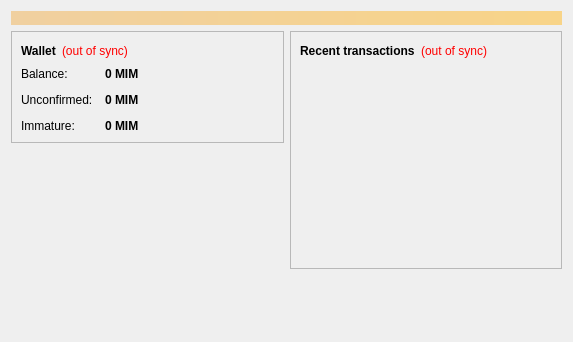
<?xml version="1.0" encoding="UTF-8"?>
<ui version="4.0">
 <class>OverviewPage</class>
 <widget class="QWidget" name="OverviewPage">
  <property name="geometry">
   <rect>
    <x>0</x>
    <y>0</y>
    <width>573</width>
    <height>342</height>
   </rect>
  </property>
  <property name="windowTitle">
   <string>Form</string>
  </property>
  <layout class="QVBoxLayout" name="topLayout">
   <item>
    <widget class="QLabel" name="labelAlerts">
     <property name="visible">
      <bool>false</bool>
     </property>
     <property name="styleSheet">
      <string notr="true">background-color: qlineargradient(x1: 0, y1: 0, x2: 1, y2: 0, stop:0 #F0D0A0, stop:1 #F8D488); color:#000000;</string>
     </property>
     <property name="wordWrap">
      <bool>true</bool>
     </property>
     <property name="margin">
      <number>3</number>
     </property>
    </widget>
   </item>
   <item>
    <layout class="QHBoxLayout" name="horizontalLayout" stretch="1,1">
     <item>
      <layout class="QVBoxLayout" name="verticalLayout_2">
       <item>
        <widget class="QFrame" name="frame">
         <property name="frameShape">
          <enum>QFrame::StyledPanel</enum>
         </property>
         <property name="frameShadow">
          <enum>QFrame::Raised</enum>
         </property>
         <layout class="QVBoxLayout" name="verticalLayout_4">
          <item>
           <layout class="QHBoxLayout" name="horizontalLayout_4">
            <item>
             <widget class="QLabel" name="label_5">
              <property name="font">
               <font>
                <weight>75</weight>
                <bold>true</bold>
               </font>
              </property>
              <property name="text">
               <string>Wallet</string>
              </property>
             </widget>
            </item>
            <item>
             <widget class="QLabel" name="labelWalletStatus">
              <property name="toolTip">
               <string>The displayed information may be out of date. Your wallet automatically synchronizes with the MagicInternetMoney network after a connection is established, but this process has not completed yet.</string>
              </property>
              <property name="styleSheet">
               <string notr="true">QLabel { color: red; }</string>
              </property>
              <property name="text">
               <string notr="true">(out of sync)</string>
              </property>
              <property name="alignment">
               <set>Qt::AlignLeading|Qt::AlignLeft|Qt::AlignVCenter</set>
              </property>
             </widget>
            </item>
            <item>
             <spacer name="horizontalSpacer_2">
              <property name="orientation">
               <enum>Qt::Horizontal</enum>
              </property>
              <property name="sizeHint" stdset="0">
               <size>
                <width>40</width>
                <height>20</height>
               </size>
              </property>
             </spacer>
            </item>
           </layout>
          </item>
          <item>
           <layout class="QFormLayout" name="formLayout_2">
            <property name="fieldGrowthPolicy">
             <enum>QFormLayout::AllNonFixedFieldsGrow</enum>
            </property>
            <property name="horizontalSpacing">
             <number>12</number>
            </property>
            <property name="verticalSpacing">
             <number>12</number>
            </property>
            <item row="0" column="0">
             <widget class="QLabel" name="label">
              <property name="text">
               <string>Balance:</string>
              </property>
             </widget>
            </item>
            <item row="0" column="1">
             <widget class="QLabel" name="labelBalance">
              <property name="font">
               <font>
                <weight>75</weight>
                <bold>true</bold>
               </font>
              </property>
              <property name="cursor">
               <cursorShape>IBeamCursor</cursorShape>
              </property>
              <property name="toolTip">
               <string>Your current balance</string>
              </property>
              <property name="text">
               <string notr="true">0 MIM</string>
              </property>
              <property name="textInteractionFlags">
               <set>Qt::LinksAccessibleByMouse|Qt::TextSelectableByKeyboard|Qt::TextSelectableByMouse</set>
              </property>
             </widget>
            </item>
            <item row="1" column="0">
             <widget class="QLabel" name="label_3">
              <property name="text">
               <string>Unconfirmed:</string>
              </property>
             </widget>
            </item>
            <item row="1" column="1">
             <widget class="QLabel" name="labelUnconfirmed">
              <property name="font">
               <font>
                <weight>75</weight>
                <bold>true</bold>
               </font>
              </property>
              <property name="cursor">
               <cursorShape>IBeamCursor</cursorShape>
              </property>
              <property name="toolTip">
               <string>Total of transactions that have yet to be confirmed, and do not yet count toward the current balance</string>
              </property>
              <property name="text">
               <string notr="true">0 MIM</string>
              </property>
              <property name="textInteractionFlags">
               <set>Qt::LinksAccessibleByMouse|Qt::TextSelectableByKeyboard|Qt::TextSelectableByMouse</set>
              </property>
             </widget>
            </item>
            <item row="2" column="0">
             <widget class="QLabel" name="labelImmatureText">
              <property name="text">
               <string>Immature:</string>
              </property>
             </widget>
            </item>
            <item row="2" column="1">
             <widget class="QLabel" name="labelImmature">
              <property name="font">
               <font>
                <weight>75</weight>
                <bold>true</bold>
               </font>
              </property>
              <property name="toolTip">
               <string>Mined balance that has not yet matured</string>
              </property>
              <property name="text">
               <string notr="true">0 MIM</string>
              </property>
              <property name="textInteractionFlags">
               <set>Qt::LinksAccessibleByMouse|Qt::TextSelectableByKeyboard|Qt::TextSelectableByMouse</set>
              </property>
             </widget>
            </item>
           </layout>
          </item>
         </layout>
        </widget>
       </item>
       <item>
        <spacer name="verticalSpacer">
         <property name="orientation">
          <enum>Qt::Vertical</enum>
         </property>
         <property name="sizeHint" stdset="0">
          <size>
           <width>20</width>
           <height>40</height>
          </size>
         </property>
        </spacer>
       </item>
      </layout>
     </item>
     <item>
      <layout class="QVBoxLayout" name="verticalLayout_3">
       <item>
        <widget class="QFrame" name="frame_2">
         <property name="frameShape">
          <enum>QFrame::StyledPanel</enum>
         </property>
         <property name="frameShadow">
          <enum>QFrame::Raised</enum>
         </property>
         <layout class="QVBoxLayout" name="verticalLayout">
          <item>
           <layout class="QHBoxLayout" name="horizontalLayout_2">
            <item>
             <widget class="QLabel" name="label_4">
              <property name="text">
               <string>&lt;b&gt;Recent transactions&lt;/b&gt;</string>
              </property>
             </widget>
            </item>
            <item>
             <widget class="QLabel" name="labelTransactionsStatus">
              <property name="toolTip">
               <string>The displayed information may be out of date. Your wallet automatically synchronizes with the MagicInternetMoney network after a connection is established, but this process has not completed yet.</string>
              </property>
              <property name="styleSheet">
               <string notr="true">QLabel { color: red; }</string>
              </property>
              <property name="text">
               <string notr="true">(out of sync)</string>
              </property>
              <property name="alignment">
               <set>Qt::AlignRight|Qt::AlignTrailing|Qt::AlignVCenter</set>
              </property>
             </widget>
            </item>
            <item>
             <spacer name="horizontalSpacer">
              <property name="orientation">
               <enum>Qt::Horizontal</enum>
              </property>
              <property name="sizeHint" stdset="0">
               <size>
                <width>40</width>
                <height>20</height>
               </size>
              </property>
             </spacer>
            </item>
           </layout>
          </item>
          <item>
           <widget class="QListView" name="listTransactions">
            <property name="styleSheet">
             <string notr="true">QListView { background: transparent; }</string>
            </property>
            <property name="frameShape">
             <enum>QFrame::NoFrame</enum>
            </property>
            <property name="verticalScrollBarPolicy">
             <enum>Qt::ScrollBarAlwaysOff</enum>
            </property>
            <property name="horizontalScrollBarPolicy">
             <enum>Qt::ScrollBarAlwaysOff</enum>
            </property>
            <property name="selectionMode">
             <enum>QAbstractItemView::NoSelection</enum>
            </property>
           </widget>
          </item>
         </layout>
        </widget>
       </item>
       <item>
        <spacer name="verticalSpacer_2">
         <property name="orientation">
          <enum>Qt::Vertical</enum>
         </property>
         <property name="sizeHint" stdset="0">
          <size>
           <width>20</width>
           <height>40</height>
          </size>
         </property>
        </spacer>
       </item>
      </layout>
     </item>
    </layout>
   </item>
  </layout>
 </widget>
 <resources/>
 <connections/>
</ui>
